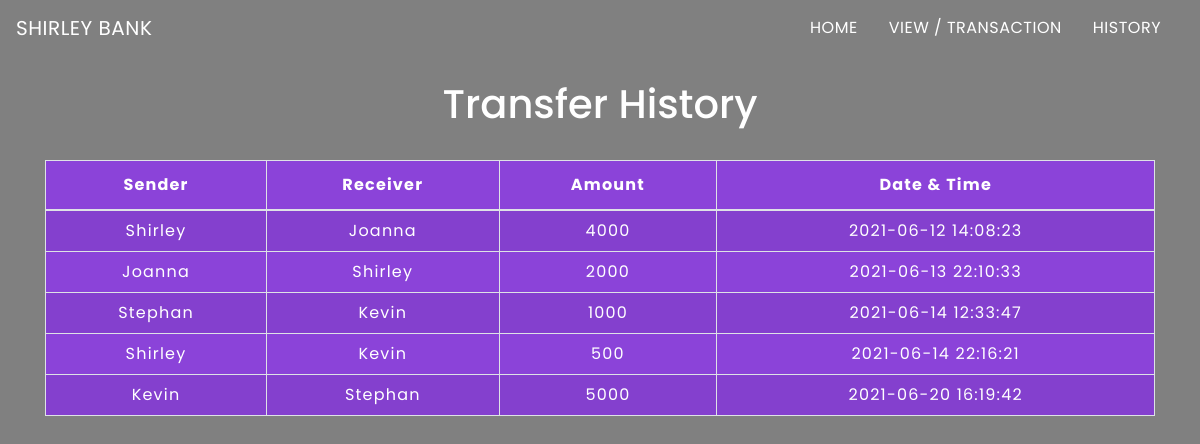
The page /transactionhistory.php on the database its author committed.
### tables this page shows
CREATE TABLE `transaction` (
    `id` int(5) NOT NULL,
    `sender` varchar(100) NOT NULL,
    `receiver` varchar(100) NOT NULL,
    `balance` int(10) NOT NULL,
    `datetime` datetime NOT NULL DEFAULT current_timestamp()
);

### transactionhistory.php (the view, shortened to what this page needs)
<!DOCTYPE html>
<html lang="en">
<head>
    <link rel="stylesheet" href="https://stackpath.bootstrapcdn.com/bootstrap/4.5.2/css/bootstrap.min.css">
    <link rel="stylesheet" href="./css/style.css">
</head>
<body>
    <?php
    include 'navbar.php';
    ?>
    <div class="container">
        <h2 class="text-center pt-4 text-white">Transfer History</h2>
        <br>
        <div class="table-responsive-sm">
            <table class="table table-hover table-striped table-condensed table-bordered">
                <thead>
                    <tr class="text-white">
                        <th class="text-center">Sender</th>
                        <th class="text-center">Receiver</th>
                        <th class="text-center">Amount</th>
                        <th class="text-center">Date & Time</th>
                    </tr>
                </thead>
                <tbody>
                    <?php
                    include 'config.php';
                    $sql = "select * from transaction";
                    $query = mysqli_query($conn, $sql);
                    while ($rows = mysqli_fetch_assoc($query)) {
                    ?>
                        <tr class="text-white">
                            <td class="py-2"><?php echo $rows['sender']; ?></td>
                            <td class="py-2"><?php echo $rows['receiver']; ?></td>
                            <td class="py-2"><?php echo $rows['balance']; ?> </td>
                            <td class="py-2"><?php echo $rows['datetime']; ?> </td>
                        <?php
                    }
                        ?>
                </tbody>
            </table>
        </div>
    </div>
</body>
</html>

### navbar.php (shortened to what this page needs)
<nav class="navbar navbar-expand-md">
  <a class="navbar-brand" href="index.php">SHIRLEY BANK</a>
  <div class="collapse navbar-collapse" id="collapsibleNavbar">
    <ul class="navbar-nav ml-auto">
      <li class="nav-item">
        <a class="nav-link" href="index.php">HOME</a>
      </li>
      <li class="nav-item">
        <a class="nav-link" href="transfermoney.php">VIEW / TRANSACTION</a>
      </li>
      <li class="nav-item">
        <a class="nav-link" href="transactionhistory.php">HISTORY</a>
      </li>
  </div>
</nav>

### css/style.css (style rules this page uses)
* { padding: 0; margin: 0; box-sizing: border-box; font-family: "poppins"; }
html { height: 100%; }
body { height: 100%; background-repeat: no-repeat; background-image: url("../img/bankHome.jpg"); background-size: cover; backdrop-filter: hue-rotate(100deg) saturate(0) brightness(0.5) contrast(1); }
.nav-link { margin-right: 15px; color: #fff; letter-spacing: 0.5px; transition: 0.5s; }
.navbar-brand { color: #fff; letter-spacing: 0.5px; }
h2 { font-size: 40px; }
table { letter-spacing: 1.2px; }
.table-striped { background-color: #8b43d9; }
td { text-align: center; }

### rows shown on the page
transaction: sender "Shirley", receiver "Joanna", balance "4000", datetime "2021-06-12 14:08:23"
transaction: sender "Joanna", receiver "Shirley", balance "2000", datetime "2021-06-13 22:10:33"
transaction: sender "Stephan", receiver "Kevin", balance "1000", datetime "2021-06-14 12:33:47"
transaction: sender "Shirley", receiver "Kevin", balance "500", datetime "2021-06-14 22:16:21"
transaction: sender "Kevin", receiver "Stephan", balance "5000", datetime "2021-06-20 16:19:42"
